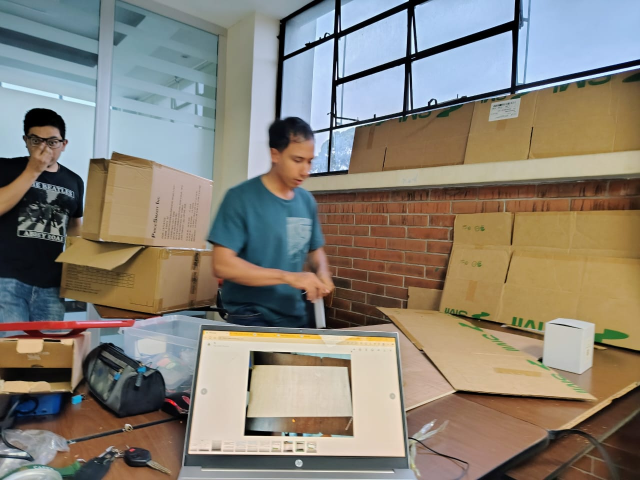
#> input picture FASE 1/img/1.jpg, 1280 x 960 px, given in place of the camera (shown at 1/2 size)
$ python -i capture_faces.py   (imports and definitions only)
#> lines starting #> are read from the running program, lines starting #| are printed output that depends on the picture
# MIT License

# Bondel Technologies S. A.

# Copyright (c) 2025, all rights reserved.

# Permission is hereby granted, free of charge, to any person obtaining a copy
# of this software and associated documentation files (the "Software"), to deal
# in the Software without restriction, including without limitation the rights
# to use, copy, modify, merge, publish, distribute, sublicense, and/or sell
# copies of the Software, and to permit persons to whom the Software is
# furnished to do so, subject to the following conditions:

# The above copyright notice and this permission notice shall be included in all
# copies or substantial portions of the Software.

# THE SOFTWARE IS PROVIDED "AS IS", WITHOUT WARRANTY OF ANY KIND, EXPRESS OR
# IMPLIED, INCLUDING BUT NOT LIMITED TO THE WARRANTIES OF MERCHANTABILITY,
# FITNESS FOR A PARTICULAR PURPOSE AND NONINFRINGEMENT. IN NO EVENT SHALL THE
# AUTHORS OR COPYRIGHT HOLDERS BE LIABLE FOR ANY CLAIM, DAMAGES OR OTHER
# LIABILITY, WHETHER IN AN ACTION OF CONTRACT, TORT OR OTHERWISE, ARISING FROM,
# OUT OF OR IN CONNECTION WITH THE SOFTWARE OR THE USE OR OTHER DEALINGS IN THE
# SOFTWARE.

# For more information, contact https://github.com/marcosbondel

# · ~·~     ~·~     ~·~     ~·~     ~·~     ~·~     ~·~     ~·~     ~·~
# ·

import os, cv2, time
from pathlib import Path

CASCADE = cv2.CascadeClassifier(cv2.data.haarcascades + "haarcascade_frontalface_default.xml")

def main(person_name: str, out_dir="blacklist", video_source="0", max_imgs=30):
#> called with person_name = '../../../../FASE 1/img/1.jpg', out_dir = 'blacklist', video_source = '0', max_imgs = 30
    os.makedirs(Path(out_dir)/person_name, exist_ok=True)
    src = int(video_source) if str(video_source).isdigit() else video_source

    if isinstance(src, int):
        cap = cv2.VideoCapture(src, cv2.CAP_AVFOUNDATION)
    else:
        cap = cv2.VideoCapture(src)


    if not cap.isOpened():
        raise RuntimeError(f"No se pudo abrir VIDEO_SOURCE={video_source}")

    count = 0
    while count < max_imgs:
        ok, frame = cap.read()
#> frame is the input picture: shape (960, 1280, 3); mean B, G, R 117.9, 129.2, 135.9
        if not ok: break
        gray = cv2.cvtColor(frame, cv2.COLOR_BGR2GRAY)
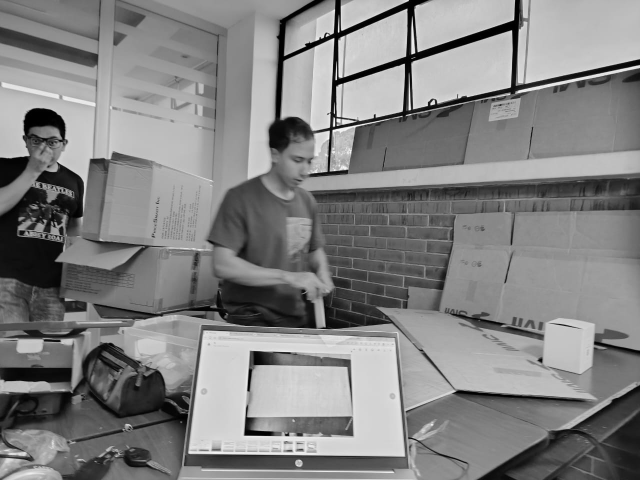
#> gray: shape (960, 1280) (shown at 1/2 size); min 0, max 255, mean 130
        faces = CASCADE.detectMultiScale(gray, 1.2, 5, minSize=(60,60))
#> faces = ()
        for (x,y,w,h) in faces:
            face = gray[y:y+h, x:x+w]
            face = cv2.equalizeHist(cv2.resize(face, (128,128)))
            path = Path(out_dir)/person_name/f"{int(time.time()*1000)}.png"
            cv2.imwrite(str(path), face)
            count += 1
            cv2.rectangle(frame,(x,y),(x+w,y+h),(0,255,0),2)
            cv2.putText(frame, f"{person_name} {count}/{max_imgs}", (x,y-8),
                        cv2.FONT_HERSHEY_SIMPLEX, 0.7,(0,255,0),2)
            if count >= max_imgs: break
#> this loop made 0 passes
#> after the loop, count = 0

        cv2.imshow("Enroll", frame)
        if cv2.waitKey(1) & 0xFF == 27: break  # ESC para salir
#> (key Esc is pressed here)

    cap.release(); cv2.destroyAllWindows()
    print(f"[enroll] Guardadas {count} imágenes en {out_dir}/{person_name}")
#| [enroll] Guardadas 0 imágenes en blacklist/../../../../FASE 1/img/1.jpg

# [9 lines not run here, left out]

>>> result = main('../../../../FASE 1/img/1.jpg')
